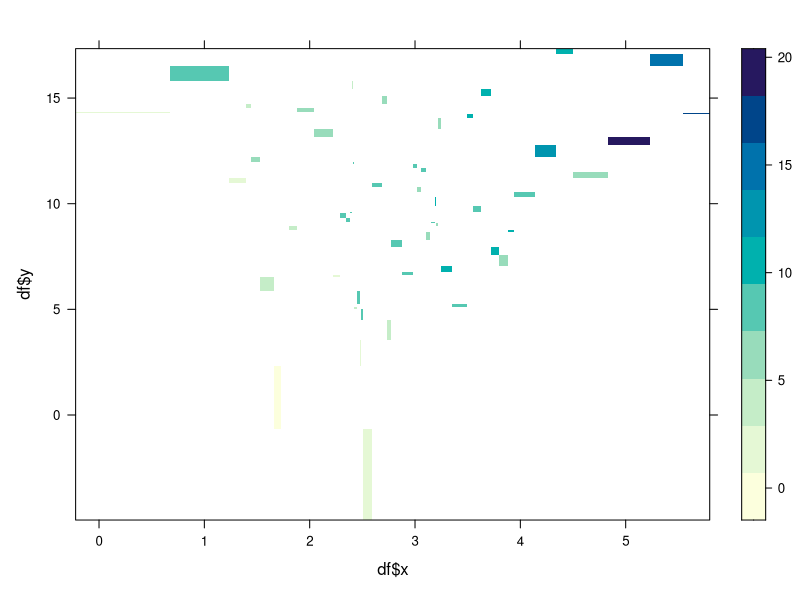

The R script that drew this image:
library(lattice)
X11()

nofM <- 50

df <- data.frame (

  x = rnorm (nofM, mean =  3, sd = 1),
  y = rnorm (nofM, mean = 10, sd = 4)
)

df$r = df$x * 2 + 
       df$y / 5    + rnorm(nofM, mean=0, sd = 2)

# print(levelplot(Petal.Width~Sepal.Length*Sepal.Width, iris, cuts=9))
print(levelplot(df$r ~ df$x + df$y, cuts=9))


cat ("Press any key...")
readLines("stdin", n = 1)
